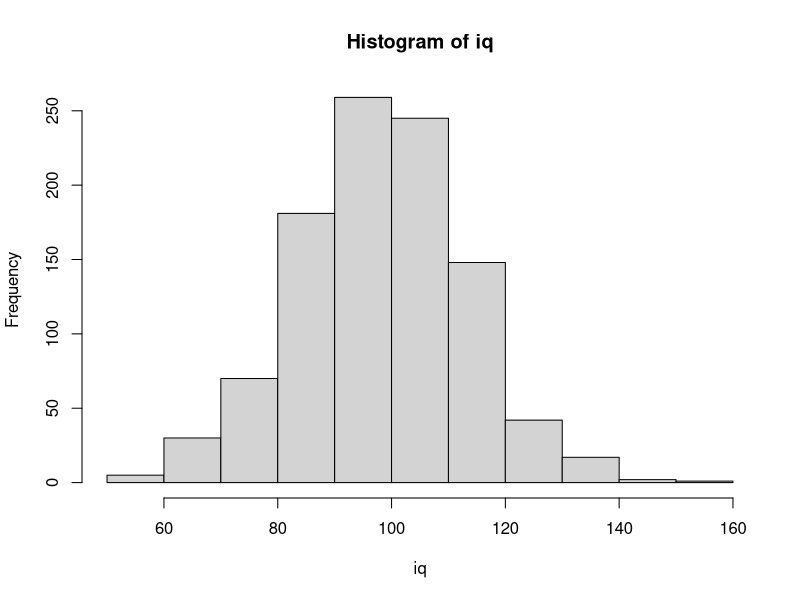
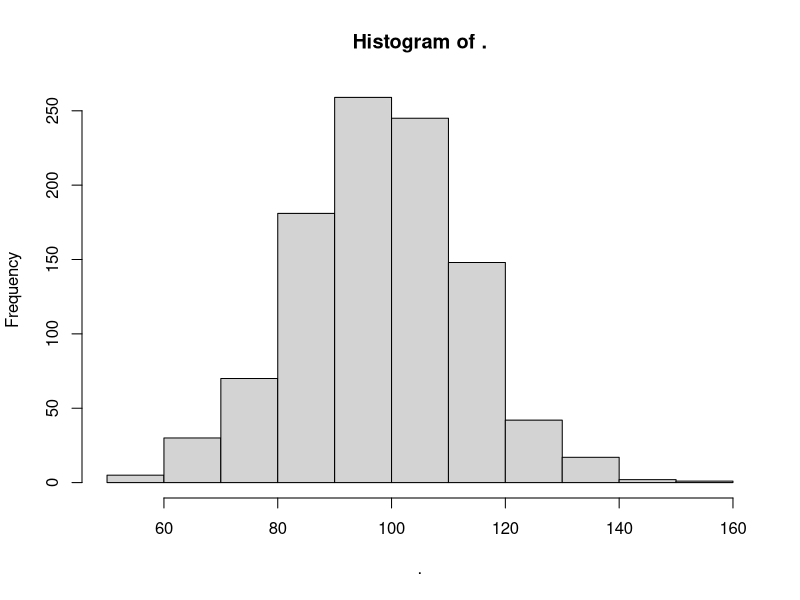
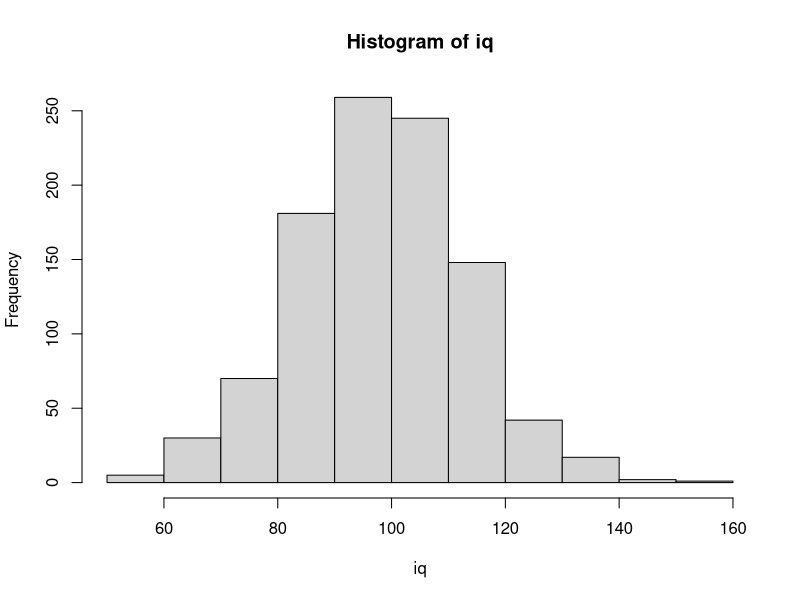
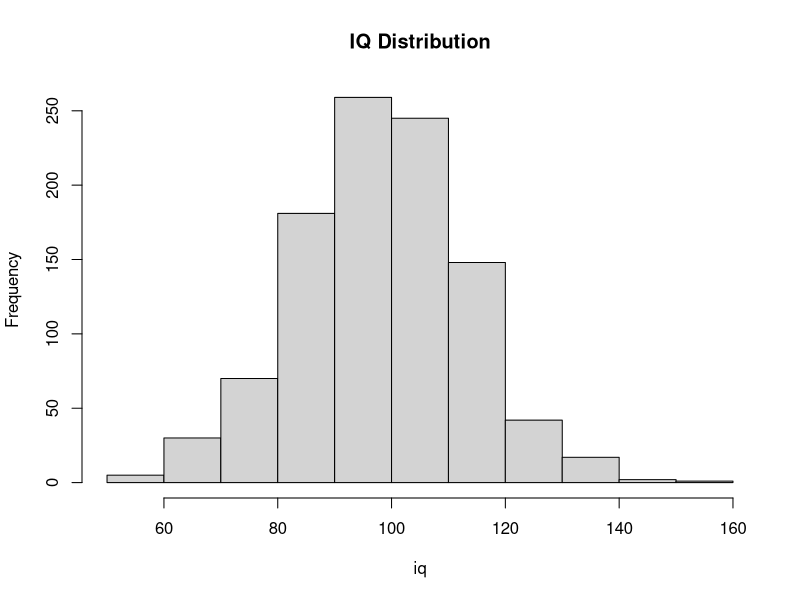

R code for these plots, in order: (Note: this script raises an error after producing the figures.)
## ---- chunk 1
# secret functions
# source(here::here("r", "src", "color_format_text.R"))
## ---- chunk 2

## ---- chunk 3
#| label: load-packages
#| include: false

#library()
#source(here::here("r", "my_functions.R"))
#source(here::here("r", "functions", "view_html.R"))
R.utils::sourceDirectory(here::here("r", "functions"))
## ---- chunk 4
numeric_vector <- c(23, 22, 35)
## ---- chunk 5
numeric_vector
## ---- chunk 6
character_vector <- c("Salle", "Jane", "Beavis")

character_vector
## ---- chunk 7
quote_num_vector <- c("23", "22", "35")

quote_num_vector
## ---- chunk 8
num_char_vector <- c(23, "22", "35")

num_char_vector
## ---- chunk 9
c(23, 22, 35, "30")
## ---- chunk 10
iq <- rnorm(n = 1000, mean = 100, sd = 15)  
## ---- chunk 11
iq <- rnorm(1000, 100, 15)      
## ---- chunk 12
head(iq)                        
## ---- chunk 13
head(iq, n = 10)
## ---- chunk 14
c("F", "F", "F", "F", "F") 
## ---- chunk 15
rep("F",  times = 5)         # replicate object 5 times
## ---- chunk 16
rep( c("F", "M"), 5)         # replicate c() vector 5 times
## ---- chunk 17
sex_levels <- c("F", "M")    # assign a two-element character vector

rep(sex_levels, 5)           # replicate c() vector 5 times
## ---- chunk 18
sex <- c(rep("F", 500), rep("M", 500))
## ---- chunk 19
head(sex)
## ---- chunk 20
tail(sex)
## ---- chunk 21
f <- rep("F", 500)
m <- rep("M", 500)
## ---- chunk 22
sex <- c(f, m)               # assign the character vectors to the sex vector
## ---- chunk 23
head(sex)
## ---- chunk 24
seq(from = 1, to = 10)       
## ---- chunk 25
seq(1, to = 10)
## ---- chunk 26
seq(1, 10) 
## ---- chunk 27
seq(2, 10, by = 2)           # FROM 2 TO 10 BY 2s, dropping from and to arguments
## ---- chunk 28
id <- seq(1, 1000)            # assign a sequence of 1 to 1000 to a vector named id
## ---- chunk 29
head(id)
## ---- chunk 30
length(sex)                # length will return the length of the vector, including NAs
## ---- chunk 31
id <- seq(from = 1, 
          to = length(sex)
          )  
## ---- chunk 32
head(id)
## ---- chunk 33
is.double(iq)        # is it a double precision/floating point? 


is.numeric(iq)       # is it a set of numeric values?


is.character(iq)     # is it a set of characters?


is.integer(iq)       # is it a set of integer values?
## ---- chunk 34
iq <- as.integer(iq)
## ---- chunk 35
head(iq)
## ---- chunk 36
iq <- as.character(iq)                # make is a character vector  
## ---- chunk 37
head(iq)               
## ---- chunk 38
iq <- as.integer(iq)  
## ---- chunk 39
head(iq)
## ---- chunk 40
iq <- as.integer(rnorm(1000, 100, 15))                 # create initially by wrapping as.integer() around rnorm()
## ---- chunk 41
library(magrittr)
## ---- chunk 42
iq <- rnorm(1000, 100, 15)        # create the random normal dist
## ---- chunk 43
is.integer(iq)
## ---- chunk 44
iq <- rnorm(1000, 100, 15) %>%    # create the random normal dist
    as.integer()                  # pipe to make integer
## ---- chunk 45
iq <- rnorm(1000, 100, 15) |>     # create the random normal dist
    as.integer()                  # pipe to make integer
## ---- chunk 46
head(iq)
## ---- chunk 47
hist(iq)
## ---- chunk 48
iq %>% hist()
## ---- chunk 49
iq |> hist()
## ---- chunk 50
iq |> hist(main = "IQ Distribution")   
## ---- chunk 51
temp_sex <- c("M", "m", "F", "f", NA)
## ---- chunk 52
temp_sex == "M"
## ---- chunk 53
ifelse(temp_sex == "M", 0, 1)
## ---- chunk 54
ifelse(sex == "M", 0, 1) |>
  head()
## ---- chunk 55
dplyr::case_when(
  temp_sex == "M" ~ 0,
  temp_sex == "F" ~ 1
  ) 
## ---- chunk 56
dplyr::case_when(
  toupper(temp_sex) == "M" ~ 0,
  toupper(temp_sex) == "F" ~ 1
  ) 
## ---- chunk 57
library(stringr)            # load the library first

dplyr::case_when(
  str_to_upper(temp_sex) == "M" ~ 0,
  str_to_upper(temp_sex) == "F" ~ 1
  ) 
## ---- chunk 58
dplyr::case_when(
  temp_sex == "m" ~ "Young Men",
  temp_sex == "M" ~ "Old Men",
  temp_sex == "f" ~ "Young Women",
  temp_sex == "F" ~ "Old Women",
  ) 
## ---- chunk 59
temp_sex
## ---- chunk 60
temp_sex <- dplyr::case_when(
  temp_sex == "m" ~ "Young Men",
  temp_sex == "M" ~ "Old Men",
  temp_sex == "f" ~ "Young Women",
  temp_sex == "F" ~ "Old Women",
  ) 
## ---- chunk 61
temp_sex
## ---- chunk 62
iq[] |> head()          
## ---- chunk 63
iq[1000]            
## ---- chunk 64
iq[1001]      
## ---- chunk 65
iq[1:5]
## ---- chunk 66
iq[100:105]
## ---- chunk 67
iq[c(100,105)]
## ---- chunk 68
iq[c(1:5, 100, 105)]
## ---- chunk 69
sort(iq) |> head()
## ---- chunk 70
sort(iq, decreasing = T) |> head()  
## ---- chunk 71
iq_backup <- iq
## ---- chunk 72
iq[c(1,52, 99, 108)]
## ---- chunk 73
iq[c(1,52, 99, 108)] <- NA
## ---- chunk 74
iq[c(1,52, 99, 108)]
## ---- chunk 75
iq <- iq_backup
## ---- chunk 76
rm(iq_backup)          
## ---- chunk 77
DF <- data.frame(id, sex, iq)      
## ---- chunk 78
head(DF)                           
## ---- chunk 79
DF <- data.frame(Id = id, Sex = sex, Iq = iq)  
## ---- chunk 80
names(DF)
## ---- chunk 81
length(names(DF))
## ---- chunk 82
names(DF) <- c("Id", "Sex", "Iq")
## ---- chunk 83
names(DF) 
## ---- chunk 84
is.data.frame(DF)
## ---- chunk 85
matrix_aint_no_dataframe <- matrix(1:12, nrow = 4, ncol = 3)   
## ---- chunk 86
is.data.frame(matrix_aint_no_dataframe)       
## ---- chunk 87
as.data.frame(matrix_aint_no_dataframe) 
## ---- chunk 88
matrix_aint_no_dataframe                
## ---- chunk 89
DF_was_a_matrix <- as.data.frame(matrix_aint_no_dataframe)  
## ---- chunk 90
is.data.frame(DF_was_a_matrix)
## ---- chunk 91
dim(DF)   
## ---- chunk 92
dim(DF)[1] 
## ---- chunk 93
dim(DF)[2] 
## ---- chunk 94
str(DF)
## ---- chunk 95
dplyr::glimpse(DF)
## ---- chunk 96
head(DF)  
## ---- chunk 97
tail(DF)  
## ---- chunk 98
names(DF)
## ---- chunk 99
colnames(DF)
## ---- chunk 100
library(dplyr)
## ---- chunk 101
DF |> 
  relocate("Sex", 
           .after = "Id"
           ) |>                        # then pass to head()
  head()
## ---- chunk 102
DF |> 
  relocate("Sex", 
           .after = last_col()
           ) |>
  head()
## ---- chunk 103
DF |> 
  dplyr::relocate("Sex", 
                  .before = "Id"
                  ) |>          
  head()
## ---- chunk 104
DF |>
  relocate(where(is.numeric)) |>
  head() 
## ---- chunk 105
DF |>
  relocate(where(is.numeric), 
           .after = where(is.character)
           ) |>
  head()
## ---- chunk 106
head(DF$Iq)
## ---- chunk 107
iq[1000]
## ---- chunk 108
DF$Iq[1000]    
## ---- chunk 109
DF$Iq[1:5]
## ---- chunk 110
DF[,] |> head()            # All rows and all columns -- same as DF or DF[]
## ---- chunk 111
DF[1000, 3]      # the 1000th row, 3rd column (see above for str() or dim() )
## ---- chunk 112
DF[, "Iq"] |> head()
## ---- chunk 113
DF[1000, "Iq"]     
## ---- chunk 114
c("Sex", "Iq")
## ---- chunk 115
DF[1:10, c("Sex", "Iq") ]
## ---- chunk 116
DF$New <- "2021"
## ---- chunk 117
head(DF$New)
## ---- chunk 118
DF$New2 <- 2021       
## ---- chunk 119
head(DF$New2)
## ---- chunk 120
DF[, "New"] <- "2021"


head(DF$New)
## ---- chunk 121
DF[, "New2"] <- 2021   


head(DF$New)
## ---- chunk 122
names(DF)    # returns the names of DF. New and New2 are there
## ---- chunk 123
DF$New <- 1  # or DF[, "New] <- 1
## ---- chunk 124
head(DF$New)
## ---- chunk 125
names(DF)    # New looks like position 4
## ---- chunk 126
names(DF)[4] 
## ---- chunk 127
names(DF)[4] <- "NewName"
## ---- chunk 128
names(DF)    
## ---- chunk 129
DF$NewName2 <- DF$NewName  
## ---- chunk 130
names(DF) 
## ---- chunk 131
DF[, c("Id", "Sex", "Iq", "NewName2") ] |> head()     
## ---- chunk 132
DF <- DF[, c("Id", "Sex", "Iq", "NewName2") ] 
## ---- chunk 133
names(DF)     
## ---- chunk 134
levels(DF$Sex)     # list levels of variable in DF. Retuns NULL if it's not a factor


head(DF$Sex)
## ---- chunk 135
is.factor(DF$Sex)  # nope
## ---- chunk 136
DF$Sex <- as.factor(DF$Sex) 



is.factor(DF$Sex) # Now it is



head(DF$Sex)      # looks different



levels(DF$Sex)    # Has 2 levels
## ---- chunk 137
head(DF)
## ---- chunk 138
str(DF)
## ---- chunk 139
DF |>
  dplyr::mutate(Sex_f = as.factor(Sex),          # convert the character to a factor 
                New_var1 = 0,                    # set to some constant 
                New_var2 = Iq/2,                 # using math
                New_var3 = dplyr::case_when(     # conditional...
                  Iq <= 80 ~ 1,
                  Iq > 80 & Iq <= 115 ~ 2,
                  Iq > 115 ~ 3, 
                ),
                New_var4 = "Exp 1",              # a constant character
                New_var5 = dplyr::ntile(Iq, 5)   # quintiles based on specific variable
  ) |> 
  dplyr::mutate(
    New_var4 = paste(New_var4, "*", sep = "")    # mutate() to change a variable too
  ) |>
  dplyr::rename( Pid = Id) |>                 # then rename Id to Pid
  head()
## ---- chunk 140
DF |>
  # across variables in character vector
  mutate( across(.cols = c("Iq"),                    # take the Iq col
                 .fns = scale,                       # scale function
                 .names = "z_{.col}")                # to new name 'z_' + 'Iq'
          ) |>   
  
  # across variables with character match starting with
  mutate( across(starts_with("Iq"), 
                 scale, 
                 .names = "zIq_{.col}")
          ) |>
  
  # across variable with characters contained in 
  mutate( across(contains("i"), 
                 scale, 
                 .names = "zi_{.col}")
          ) |>
  
  # across all numeric types
  mutate( across(where(is.numeric), 
                 scale, 
                 .names = "znum_{.col}")
          ) |>
  head()
## ---- chunk 141
DF |>
  select_if(is.numeric) |>                   # if type function
  select(-c("Id", "NewName2")) |>            # select out
  mutate_all(~scale(.x)) |>
  head()
## ---- chunk 142
DF |>
  select(where(is.numeric)) |>               # where there are numerics
  select(-c("Id", "NewName2")) |>            # select out
  mutate_all(~scale(.)) |>
  head()
## ---- chunk 143
DF |>
  arrange(Iq) |>
  head()
## ---- chunk 144
DF |>
  arrange( desc(Iq)) |>
  head()

DF |>
  arrange( desc(Sex)) |>
  head()
## ---- chunk 145
DF |>
  arrange( Sex, Iq) |>
  view_html( show = 10)
## ---- chunk 146
DF |>
  arrange(across(contains("Se"))) |>    
  view_html(show = 10)
## ---- chunk 147
DF |>
  arrange(!!! rlang::syms(c("Sex", "Iq"))) |>
  view_html( show = 10)
## ---- chunk 148
vars <- c("Sex", "Iq")

DF |> 
  arrange(!!! rlang::syms(vars)) |>
  view_html( show = 10)
## ---- chunk 149
DF |>
  arrange_at(vars) |>
  view_html(show = 10)
## ---- chunk 150
DF |>
  mutate(complete_all = complete.cases(across(everything()))) |>        # across all variables
  mutate(complete_i   = complete.cases(across(contains("i")))) |>       # those containing
  mutate(complete_num = complete.cases(across(where(is.numeric)))) |>   # those numeric
  head()
## ---- chunk 151
sessionInfo()
